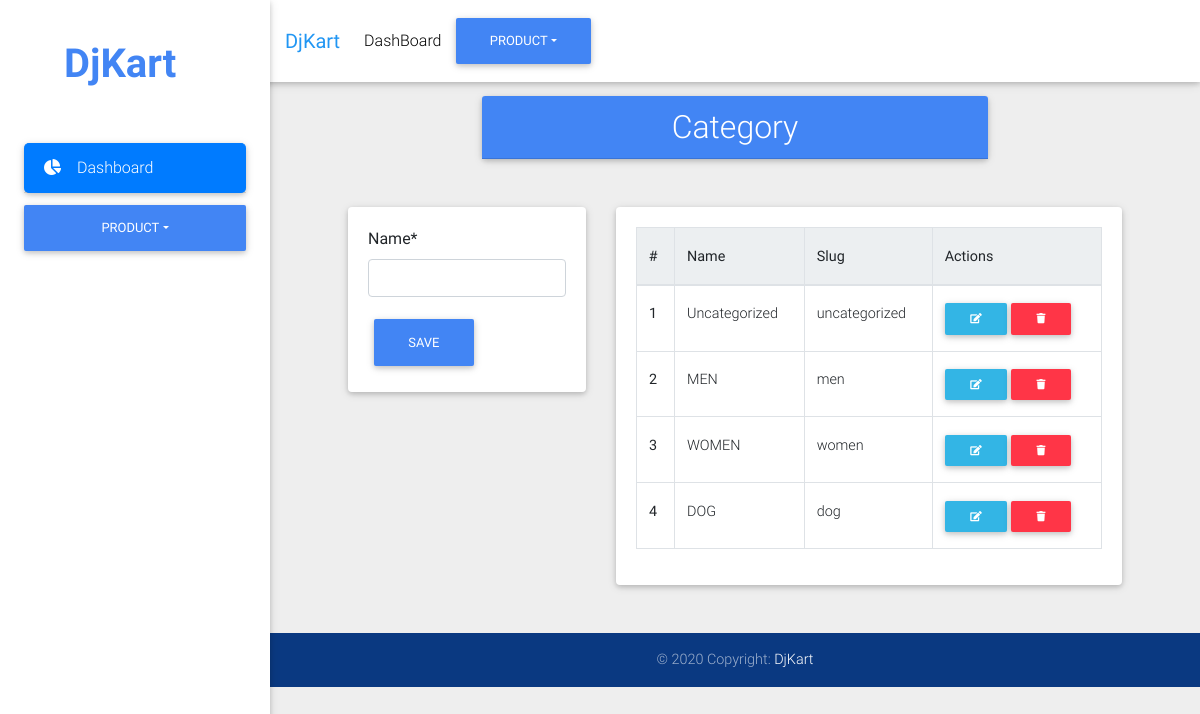
The page /dashboard/category/ (signed in) on the database its author committed.
### product/models.py (models this page shows, shortened)
class Category(models.Model):
    name = models.CharField(max_length=100)
    slug = models.SlugField()
    class Meta:
        verbose_name_plural = 'Categories'

### main/decorators.py (the view)
    def wrap(request, *args, **kwargs):
        if request.user.is_superuser:
            return view(request, *args, **kwargs)
        else:
            raise PermissionDenied

### product/forms.py (shortened to what this page needs)
class CategoryForm(forms.ModelForm):
    class Meta:
        model = Category
        fields = ("name",)

### main/context_processors.py (called while the page is built)
def currency(request):
    return {'curr': Currency.objects.get(id=1)}

def categories(request):
    return {'category_menu': Category.objects.all().exclude(id=1)}

def info(request):
    data = cartData(request)
    order = data['order']
    items = data['items']
    cartItems = data['cartItems']
    return {'order': order, 'items': items, 'cartItems': cartItems}

### main/utils.py (called while the page is built)
def cartData(request):
    if request.user.is_authenticated:
        customer = request.user.customer
        order, created = Order.objects.get_or_create(
            customer=customer, ordered=False)
        items = order.orderitem_set.all()
        cartItems = order.get_cart_items
    else:
        cookieData = cookieCart(request)
        cartItems = cookieData['cartItems']
        order = cookieData['order']
        items = cookieData['items']
    return {'cartItems': cartItems, 'order': order, 'items': items}

### main/views.py (called while the page is built)
@is_admin
def category(request):
    form = CategoryForm(request.POST or None)
    if form.is_valid():
        cat = form.save()
        return redirect('category')
    categories = Category.objects.all()
    context = {'categories': categories, 'form': form}
    return render(request, 'dashboard/category.html', context)

### order/models.py (called while the page is built)
    @property
    def get_cart_items(self):
        total = 0
        items = self.orderitem_set.all()
        for i in items:
            total += i.quantity
        return total

### templates/dashboard/category.html (shortened to what this page needs)
{% extends "dashboard/base.html" %}
{% load crispy_forms_tags %}
{% block content %}
    <div class="container-fluid mt-5">
      <div class="row wow fadeIn">
        <div class="col-md-8 mb-4 mx-auto">
          <div class="card mb-4">
            <div class="card-header text-center bg-primary text-white">
              <h2 class="m-0 p-0">Category</h2>
            </div>
          </div>
        </div>
      </div>
      <div class="row wow fadeIn">
        <div class="col-md-4 mb-4">
          <div class="card">
            <div class="card-body">
              <form method="post">
                {{ form|crispy }}
                <button class="btn btn-primary"  type="submit">Save</button>
              </form>
            </div>
          </div>
        </div>
        <div class="col-md-8 mb-4">
          <div class="card">
            <div class="card-body">
              <table class="table table-bordered">
                <thead class="blue-grey lighten-5">
                  <tr>
                    <th>#</th>
                    <th>Name</th>
                    <th>Slug</th>
                    <th>Actions</th>
                  </tr>
                </thead>
                <tbody>
                  {% for category in categories %}
                  <tr>
                    <th scope="row">{{ forloop.counter }}</th>
                    <td>{{ category.name }}</td>
                    <td>{{ category.slug }}</td>
                    <td>
                      <a href="http://127.0.0.1:8000/admin/product/product/{{product.id}}/change/" class="btn btn-info btn-sm"><i class="fas fa-edit"></i></a>
                      <a href="http://127.0.0.1:8000/admin/product/product/{{product.id}}/delete/" class="btn btn-danger btn-sm"><i class="fas fa-trash"></i></a>
                    </td>
                  </tr>
                  {% endfor %}
                </tbody>
              </table>
            </div>
          </div>
        </div>
      </div>
    </div>
{% endblock content %}

### rows shown on the page
Category: name "Uncategorized", slug "uncategorized"
Category: name "MEN", slug "men"
Category: name "WOMEN", slug "women"
Category: name "DOG", slug "dog"
